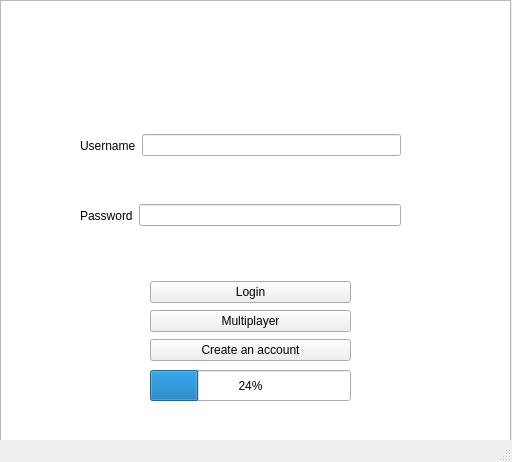
<?xml version="1.0" encoding="UTF-8"?>
<ui version="4.0">
 <class>IDCATC</class>
 <widget class="QMainWindow" name="IDCATC">
  <property name="geometry">
   <rect>
    <x>0</x>
    <y>0</y>
    <width>512</width>
    <height>462</height>
   </rect>
  </property>
  <property name="windowTitle">
   <string>IDCATC</string>
  </property>
  <property name="styleSheet">
   <string notr="true"/>
  </property>
  <widget class="QWidget" name="centralwidget">
   <widget class="QProgressBar" name="progressBar">
    <property name="geometry">
     <rect>
      <x>150</x>
      <y>370</y>
      <width>201</width>
      <height>31</height>
     </rect>
    </property>
    <property name="value">
     <number>24</number>
    </property>
   </widget>
   <widget class="QWidget" name="verticalLayoutWidget">
    <property name="geometry">
     <rect>
      <x>150</x>
      <y>280</y>
      <width>201</width>
      <height>83</height>
     </rect>
    </property>
    <layout class="QVBoxLayout" name="verticalLayout">
     <item>
      <widget class="QPushButton" name="pB_Login">
       <property name="text">
        <string>Login</string>
       </property>
      </widget>
     </item>
     <item>
      <widget class="QPushButton" name="pB_Multi">
       <property name="text">
        <string>Multiplayer</string>
       </property>
      </widget>
     </item>
     <item>
      <widget class="QPushButton" name="pB_createAccount">
       <property name="text">
        <string>Create an account</string>
       </property>
      </widget>
     </item>
    </layout>
   </widget>
   <widget class="QWidget" name="horizontalLayoutWidget">
    <property name="geometry">
     <rect>
      <x>80</x>
      <y>120</y>
      <width>321</width>
      <height>51</height>
     </rect>
    </property>
    <layout class="QHBoxLayout" name="horizontalLayout">
     <item>
      <widget class="QLabel" name="label">
       <property name="text">
        <string>Username</string>
       </property>
      </widget>
     </item>
     <item>
      <widget class="QLineEdit" name="Text_Username"/>
     </item>
    </layout>
   </widget>
   <widget class="QWidget" name="horizontalLayoutWidget_2">
    <property name="geometry">
     <rect>
      <x>80</x>
      <y>190</y>
      <width>321</width>
      <height>51</height>
     </rect>
    </property>
    <layout class="QHBoxLayout" name="horizontalLayout_2">
     <item>
      <widget class="QLabel" name="label_2">
       <property name="text">
        <string>Password</string>
       </property>
      </widget>
     </item>
     <item>
      <widget class="QLineEdit" name="Text_Password">
       <property name="echoMode">
        <enum>QLineEdit::Password</enum>
       </property>
      </widget>
     </item>
    </layout>
   </widget>
   <widget class="QLabel" name="Label_Status">
    <property name="geometry">
     <rect>
      <x>100</x>
      <y>250</y>
      <width>321</width>
      <height>20</height>
     </rect>
    </property>
    <property name="text">
     <string/>
    </property>
   </widget>
   <widget class="QGraphicsView" name="graphicsView">
    <property name="geometry">
     <rect>
      <x>0</x>
      <y>0</y>
      <width>511</width>
      <height>441</height>
     </rect>
    </property>
    <property name="styleSheet">
     <string notr="true">background-image: url(:/Sprites/welcome1.png);</string>
    </property>
   </widget>
   <zorder>graphicsView</zorder>
   <zorder>progressBar</zorder>
   <zorder>verticalLayoutWidget</zorder>
   <zorder>horizontalLayoutWidget</zorder>
   <zorder>horizontalLayoutWidget_2</zorder>
   <zorder>Label_Status</zorder>
  </widget>
  <widget class="QMenuBar" name="menubar">
   <property name="geometry">
    <rect>
     <x>0</x>
     <y>0</y>
     <width>512</width>
     <height>20</height>
    </rect>
   </property>
  </widget>
  <widget class="QStatusBar" name="statusbar"/>
 </widget>
 <resources/>
 <connections/>
</ui>
